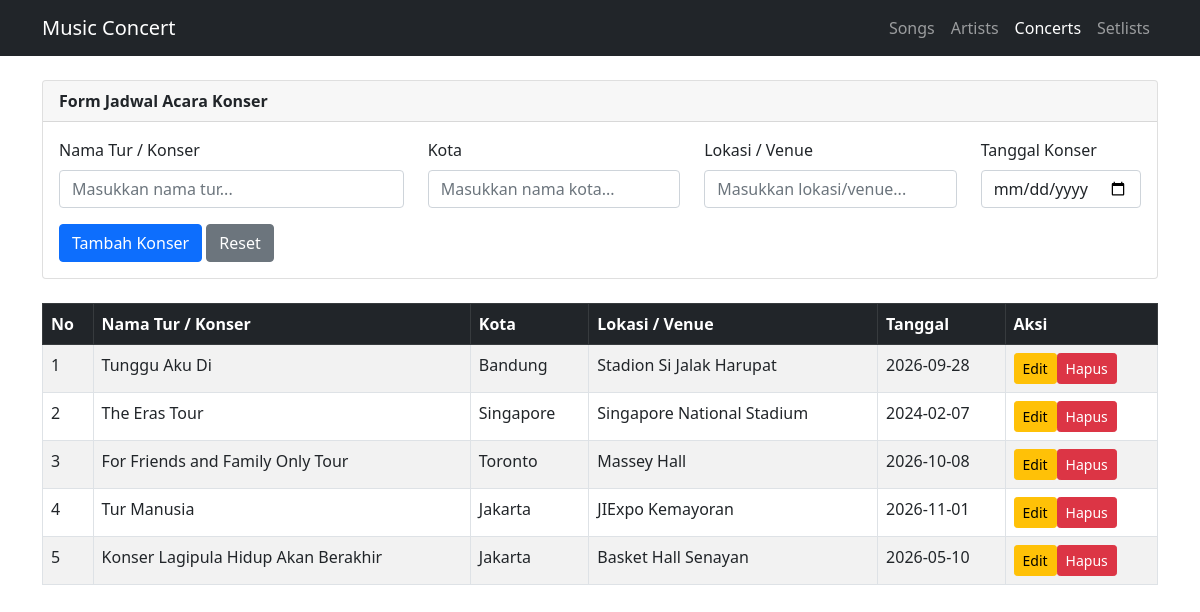
The page /concert.php on the database its author committed.
### tables this page shows
CREATE TABLE `concert` (
  `id` int NOT NULL,
  `tour_name` varchar(150) NOT NULL,
  `city` varchar(100) NOT NULL,
  `venue` varchar(150) NOT NULL,
  `concert_date` date DEFAULT NULL
);

### controllers/ConcertController.php (called while the page is built, shortened)
<?php
include_once("models/Concert.php");
include_once("views/ConcertView.php");
class ConcertController{
    private $concert;
    function __construct(){
        $this->concert = new Concert(Config::$db_host, Config::$db_user, Config::$db_pass, Config::$db_name);
    }
    public function index(){
        $this->concert->open();
        $this->concert->getConcert();
        $data= array(
            'concert' => array(), 'edit_data' => null);
        while ($row = $this->concert->getResult()) {
            $data['concerts'][] = $row;
        }
        $view = new ConcertView();
        $view->render($data);
    }
}

### models/DB.php (called while the page is built, shortened)
<?php
class DB{
	var $db_host = "";
	var $db_user = "";
	var $db_pass = "";
	var $db_name = "";
	var $db_link = "";
	function __construct($db_host, $db_user, $db_pass, $db_name){
		$this->db_host = $db_host;
		$this->db_user = $db_user;
		$this->db_pass = $db_pass;
		$this->db_name = $db_name;
	}
	function open(){
		$this->db_link = mysqli_connect($this->db_host, $this->db_user, $this->db_pass, $this->db_name);
	}
	function execute($query){
		$this->result = mysqli_query($this->db_link, $query);
		return $this->result;
	}
}

### models/Concert.php (called while the page is built, shortened)
<?php
class Concert extends DB{
	function getConcert(){
		$query = "SELECT * FROM concert ORDER BY id DESC";
		return $this->execute($query);
	}
}

### views/ConcertView.php (the view, shortened to what this page needs)
<?php
class ConcertView{
    public function render($data){
        $nomor = 1;
        $dataConcerts= "";
        foreach ($data['concerts'] as $val) {
            $dataConcerts .=
            "<tr>"
                . "<td>" . $nomor++ . "</td>"
                . "<td>" . htmlspecialchars($val['tour_name']) . "</td>"
                . "<td>" . htmlspecialchars($val['city']) . "</td>"
                . "<td>" . htmlspecialchars($val['venue']) . "</td>"
                . "<td>" . $val['concert_date'] . "</td>"
                . "<td>"
                    . ""
                    . "<a href='concert.php?id_edit=" . $val['id'] . "' class='btn btn-warning btn-sm'>Edit</a>"
                    . ""
                    . "<a href='concert.php?id_hapus=" . $val['id'] . "' class='btn btn-danger btn-sm' onclick='return confirm(\"Hapus jadwal konser ini?\")'>Hapus</a>"
                . "</td>"
            . "</tr>";
        }
    }
}

### rows shown on the page
concert: tour_name "Tunggu Aku Di", city "Bandung", venue "Stadion Si Jalak Harupat", concert_date "2026-09-28"
concert: tour_name "The Eras Tour", city "Singapore", venue "Singapore National Stadium", concert_date "2024-02-07"
concert: tour_name "For Friends and Family Only Tour", city "Toronto", venue "Massey Hall", concert_date "2026-10-08"
concert: tour_name "Tur Manusia", city "Jakarta", venue "JIExpo Kemayoran", concert_date "2026-11-01"
concert: tour_name "Konser Lagipula Hidup Akan Berakhir", city "Jakarta", venue "Basket Hall Senayan", concert_date "2026-05-10"
